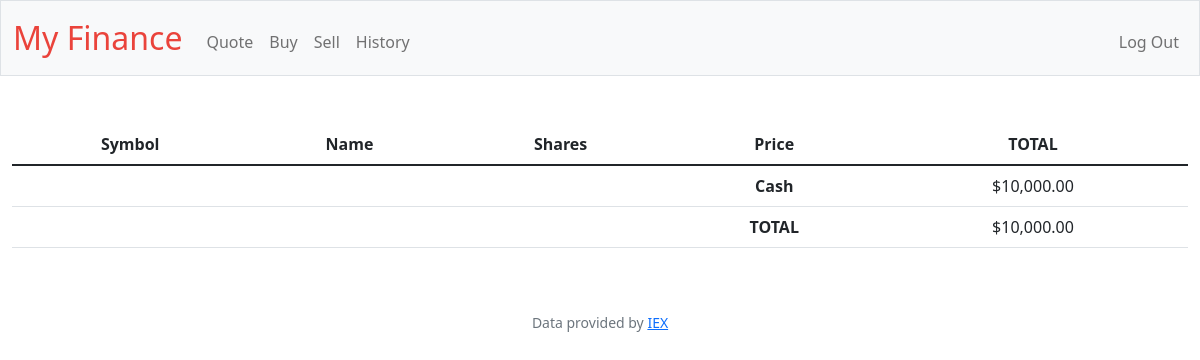
Page / (signed in) on the earlier database version.
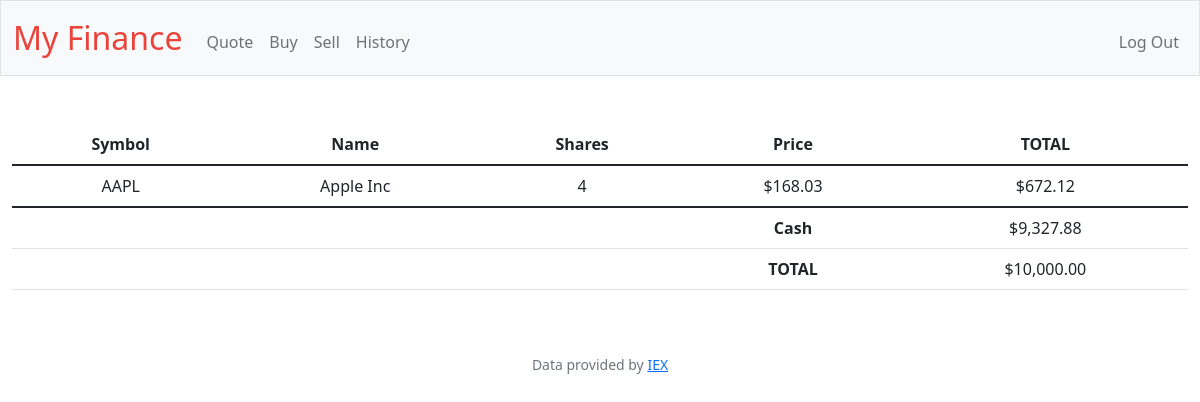
Same page on the later database version.
### tables this page shows
CREATE TABLE users (id INTEGER PRIMARY KEY AUTOINCREMENT NOT NULL, username TEXT NOT NULL, hash TEXT NOT NULL, cash NUMERIC NOT NULL DEFAULT 10000.00);

CREATE TABLE transactions (
    id INTEGER PRIMARY KEY AUTOINCREMENT NOT NULL,
    user_id INTEGER NOT NULL,
    stock_name TEXT NOT NULL,
    shares INTEGER NOT NULL,
    price NUMERIC NOT NULL,
    bought_or_sold TEXT NOT NULL,
    symbol TEXT NOT NULL,
    time TIMESTAMP DEFAULT CURRENT_TIMESTAMP,
    FOREIGN KEY(user_id) REFERENCES users(id)
);

### app.py (the view)
@app.route("/")
@login_required
def index():
    user_id = session["user_id"]
    stocks = db.execute("SELECT symbol, price, stock_name, SUM(shares) as totalShares FROM transactions WHERE user_id = ? GROUP BY symbol", user_id)
    cash = db.execute("SELECT cash FROM users WHERE id = ?", user_id)[0]["cash"]
    grand_total = cash
    for stock in stocks:
        grand_total += (stock["price"] * stock["totalShares"])
    return render_template("index.html", stocks=stocks, cash=cash, grand_total=grand_total, usd=usd)

### app.py (called while the page is built)
@app.after_request
def after_request(response):
    response.headers["Cache-Control"] = "no-cache, no-store, must-revalidate"
    response.headers["Expires"] = 0
    response.headers["Pragma"] = "no-cache"
    return response

### helpers.py (called while the page is built)
def login_required(f):
    @wraps(f)
    def decorated_function(*args, **kwargs):
        if session.get("user_id") is None:
            return redirect("/login")
        return f(*args, **kwargs)
    return decorated_function

def usd(value):
    return f"${value:,.2f}"

### templates/index.html (shortened to what this page needs)
{% extends "layout.html" %}
{% block main %}
    <table class="table">
        <thead>
            <tr>
                <th>Symbol</th>
                <th>Name</th>
                <th>Shares</th>
                <th>Price</th>
                <th>TOTAL</th>
            </tr>
        </thead>
        <tbody>
            {% for stock in stocks %}
            <tr>
                <td>{{ stock["symbol"] }}</td>
                <td>{{ stock["stock_name"] }}</td>
                <td>{{ stock["totalShares"] }}</td>
                <td>{{ usd(stock["price"]) }}</td>
                <td>{{ usd(stock["totalShares"] * stock["price"]) }}</td>
            </tr>
            {% endfor %}
        </tbody>
        <tfoot>
            <tr>
                <td colspan="3"></td>
                <td><strong>Cash</strong></td>
                <td>{{ usd(cash)}}</td>
            </tr>
            <tr>
                <td colspan="3"></td>
                <td><strong>TOTAL</strong></td>
                <td>{{ usd(grand_total)}}</td>
            </tr>
        </tfoot>
    </table>
{% endblock %}

Differences in the rows shown:
added transactions: symbol "AAPL", stock_name "Apple Inc", totalShares "4", price "$168.03", totalShares "$672.12"
changed users: cash "$10,000.00" → "$9,327.88"; cash "$10,000.00" → (not shown)
Other differences:
{{ usd(grand_total) }}: (not shown) → "$10,000.00"
